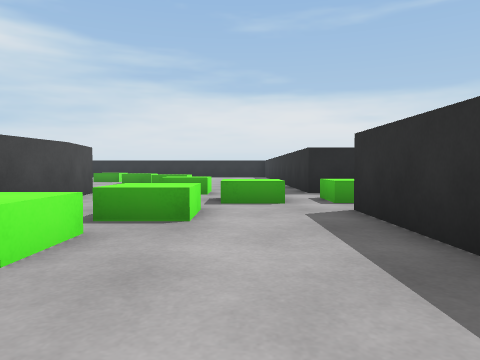
view 1 (above)

24 first-person views from a walk through a 3-D level made in the Unity game engine. The camera is 0.55 m above the floor, tilts 2° down and sees 70° across. The floor is counted in squares, 1 m on a side. Each view is taken from the middle of a square. On the plan, view 1 faces up. The plan holds only what a view shows up to about 9 squares ahead; the rest is blank. The place goes on beyond the plan.

view 2
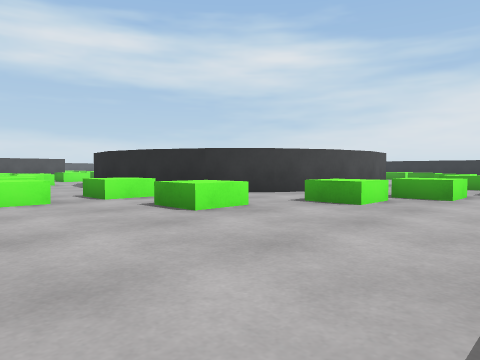

view 3
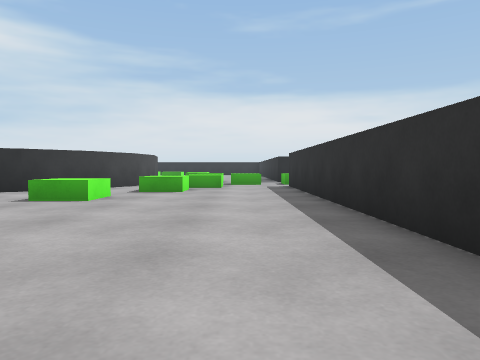

view 4
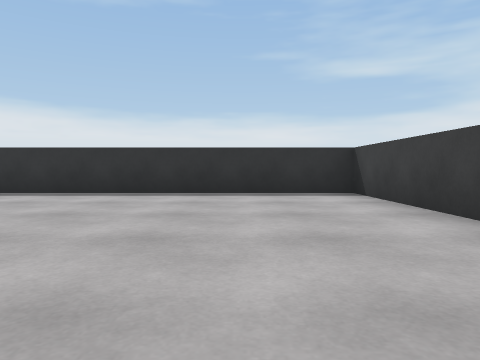

view 5
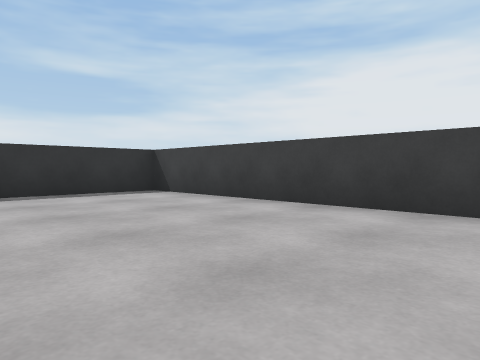

view 6
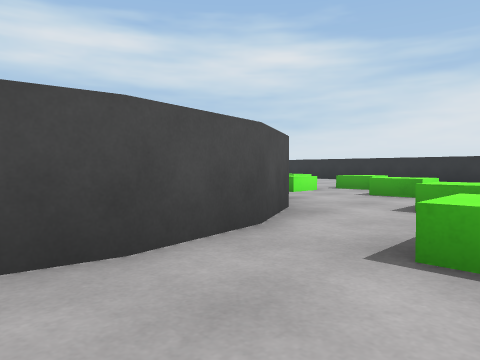

view 7
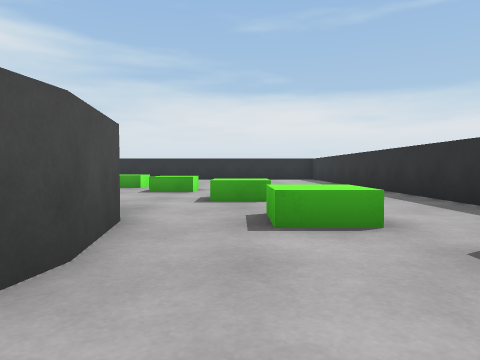

view 8
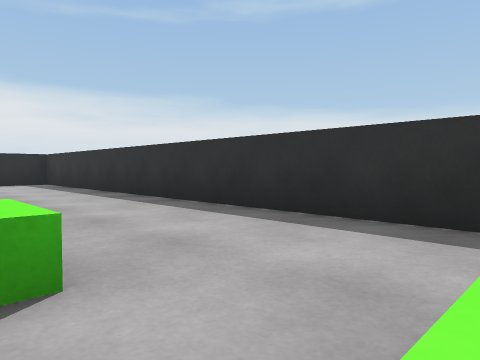

view 9
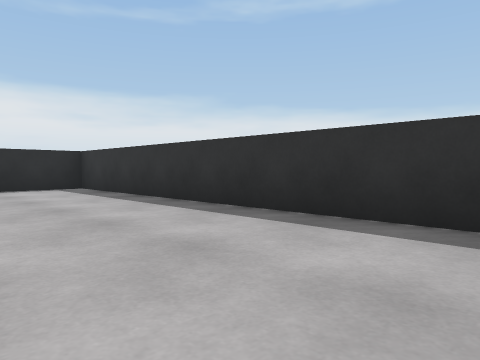

view 10
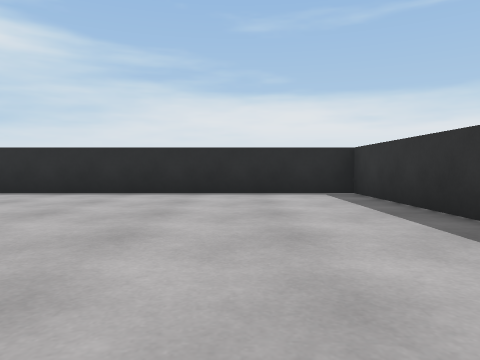

view 11
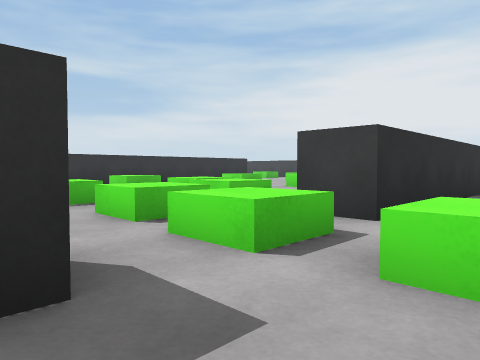

view 12
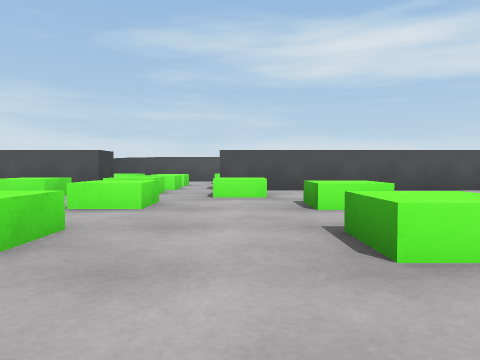

view 13
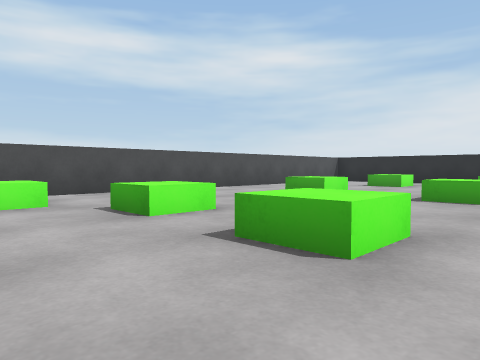

view 14
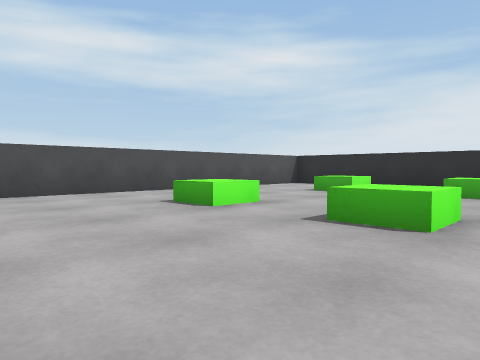

view 15
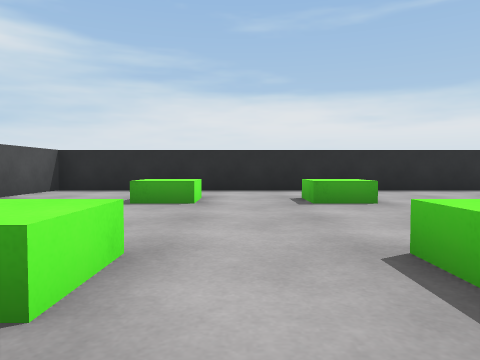

view 16
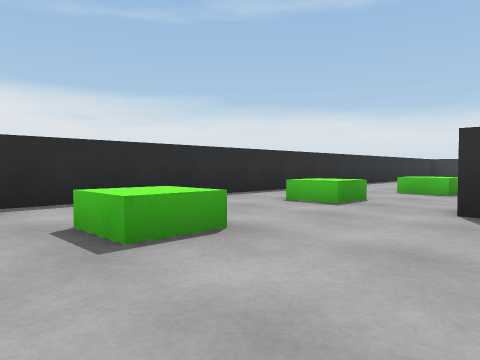

view 17
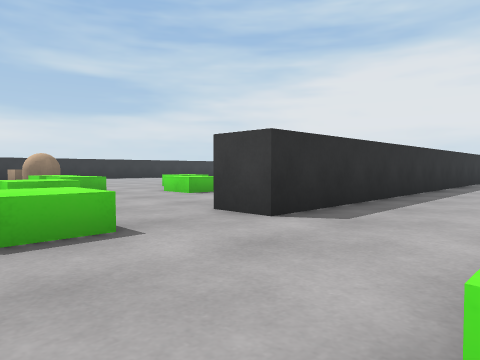

view 18
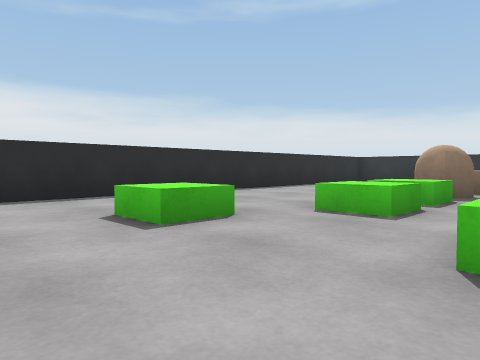

view 19
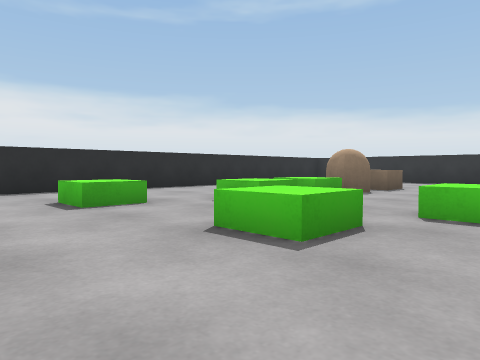

view 20
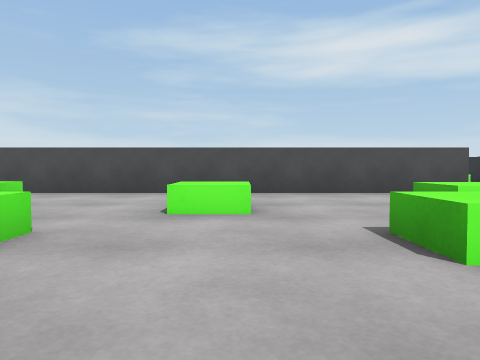

view 21
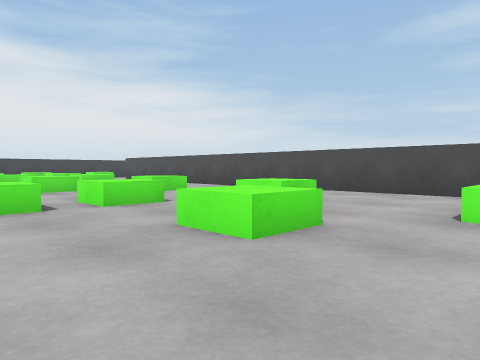

view 22
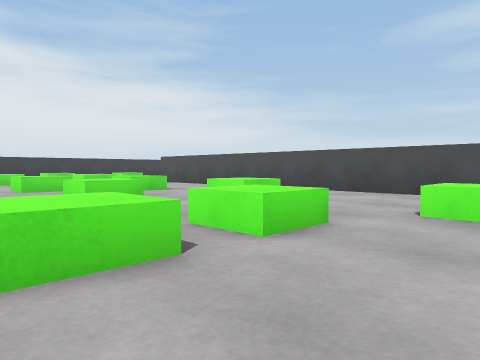

view 23
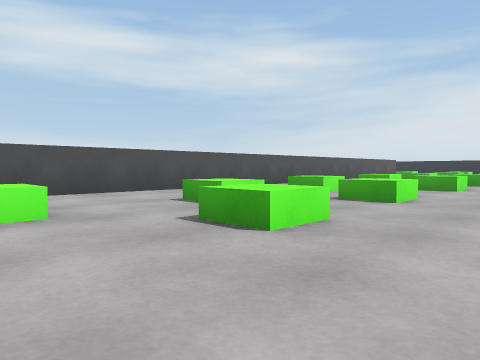

view 24
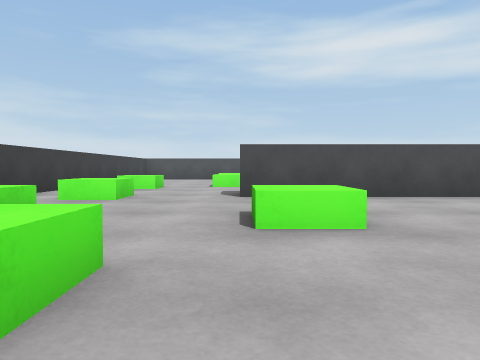

### Floor plan
Points are (right, up) in squares from view 1. A wall is a line through its corners. A room is listed if a view was taken in it or the views show most of it. See-through windows are left out.
Room 1 (views 1, 2, 3, 4, 5, 6, 7, 8, 9, 10, 11)
walls: (-3.9, 8.9) (-3.2, 7.6) (-3, 6) (-3.2, 4.5) (-3.9, 3.1) (-5.1, 2) (-6.5, 1.2); (2.5, 7.5) (1.5, 7.5) (1.5, 20.5) (-6.2, 20.5); (-5.2, -8.5) (1.5, -8.5) (1.5, 4.5) (2.5, 4.5)
ways out: opening at (2, 6) to room 2
objects: other object (-6, 0) to (-5, 0); other object (-6, 12); other object (-5, -2); other object (-5, 14); other object (-4, 12) to (-3, 13); other object (-3, 0); other object (-2, 2) to (-2, 3); other object (-2, 10); other object (-1, 4); other object (-1, 7) to (-1, 8); other object (0, 6); other object (2, 6)
Room 2 (views 12, 13, 14, 15, 16, 17, 18, 19, 20, 21, 22, 23, 24)
walls: (11.5, 8.8) (11.5, 16) (12.5, 16) (12.5, 2.8); (12.5, 1.2) (12.5, -4); (2.5, 4.5) (2.5, 2); (19.4, 20.5) (2.5, 20.5) (2.5, 18.4); (10, -8.5) (12.6, -8.5); (2.5, 15.2) (2.5, 7.5)
ways out: opening at (2, 6) to room 1
objects: other object (3, 6) to (4, 6); other object (4, 4) to (5, 4); other object (4, 8); other object (6, 3) to (6, 4); other object (6, 6); other object (6, 9) to (6, 10); other object (6, 13) to (6, 14); other object (6, 18); other object (8, 3) to (9, 4); other object (8, 6) to (9, 6); other object (8, 9) to (9, 10); other object (8, 13) to (9, 14); other object (8, 18) to (9, 18); other object (9, -7) to (10, -6); other object (12, -7) to (13, -6); other object (12, 18) to (13, 18); other object (15, -7) to (16, -7); other object (15, -4) to (16, -3); other object (15, 0) to (16, 0); other object (15, 3) to (16, 4); other object (15, 7) to (16, 7); other object (15, 10) to (16, 11); other object (15, 14) to (16, 14); other object (15, 17) to (16, 18); other object (17, -6) to (18, -5); other object (17, -1) to (18, -1); other object (17, 2) to (18, 2); other object (17, 5) to (18, 6); other object (17, 8) to (18, 9); other object (17, 13) to (18, 13); other object (17, 16) to (18, 16); other object (19, 5) to (19, 6); other object (19, 16); capsule (21, 16); other object (22, 16)

Positions as (right, up) in squares from view 1, and headings:
1: (0, 0), facing up
2: (1, -3), facing up-left
3: (0, -6), facing up
4: (-6, -6), facing right
5: (-6, -4), facing down-right
6: (-1, 5), facing up-left
7: (-2, 4), facing up
8: (-2, 8), facing up-right
9: (-2, 11), facing up-right
10: (-1, 13), facing up
11: (0, 8), facing down-right
12: (11, 8), facing left
13: (10, 7), facing up-left
14: (10, 10), facing up-left
15: (7, 12), facing up
16: (7, 15), facing up-right
17: (9, 19), facing down-right
18: (13, 14), facing up-right
19: (13, 12), facing up-right
20: (20, 11), facing left
21: (20, 11), facing down-left
22: (20, 8), facing down-left
23: (20, -4), facing up-left
24: (19, -4), facing left
